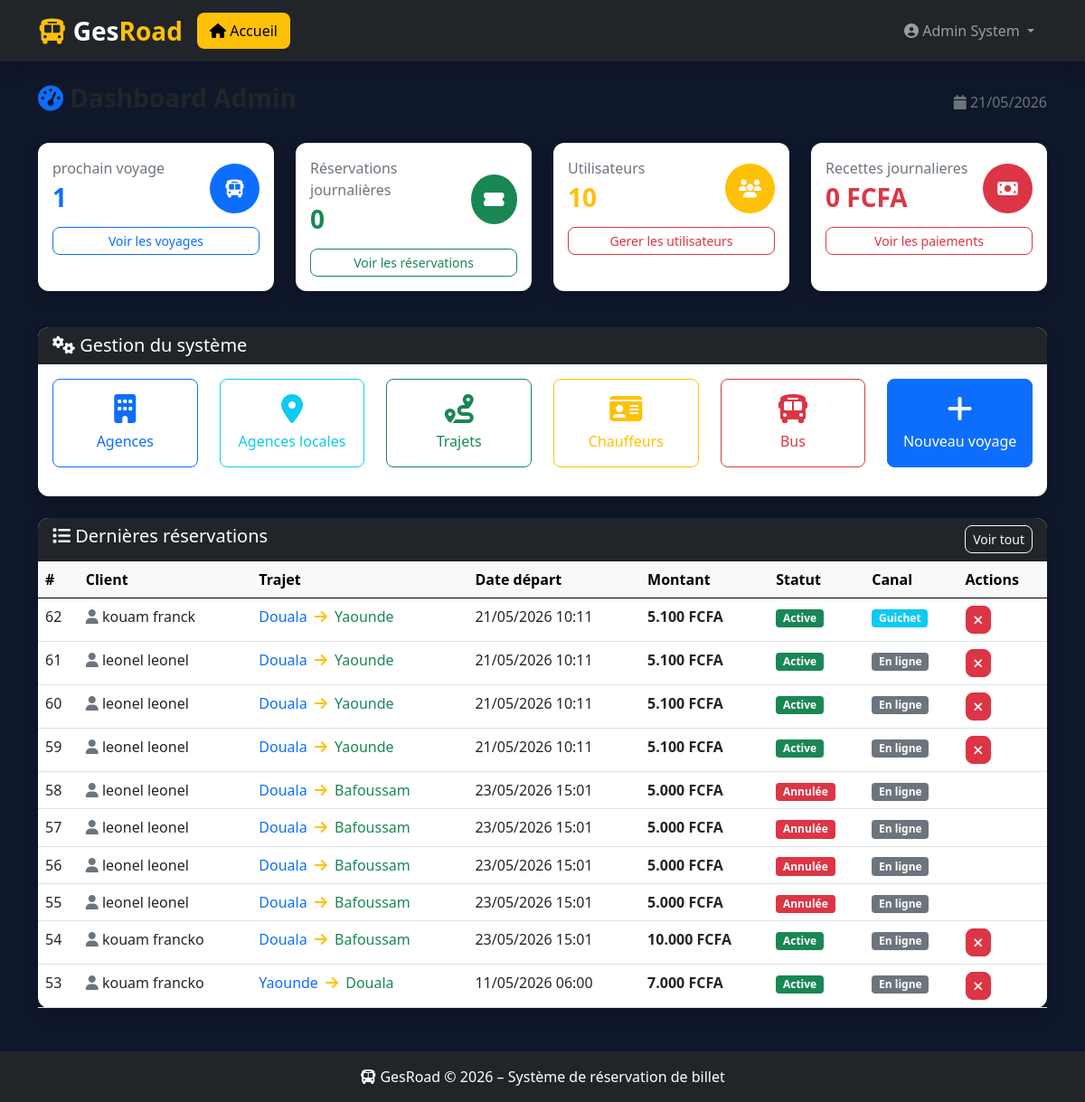
/index.php?controller=admin&action=dashboard (signed in), run on the app's committed database.
### tables this page shows
CREATE TABLE `reservation` (
  `id` int(11) NOT NULL AUTO_INCREMENT,
  `user_id` int(11) DEFAULT NULL,
  `date_reservation` datetime DEFAULT NULL,
  `statut` int(11) DEFAULT NULL,
  `montant_total` float DEFAULT NULL,
  `voyage_id` int(11) DEFAULT NULL,
  `canal` enum('guichet','en ligne') DEFAULT NULL,
  PRIMARY KEY (`id`),
  KEY `user_id` (`user_id`),
  KEY `voyage_id` (`voyage_id`),
  CONSTRAINT `reservation_ibfk_1` FOREIGN KEY (`user_id`) REFERENCES `user` (`id`),
  CONSTRAINT `reservation_ibfk_2` FOREIGN KEY (`voyage_id`) REFERENCES `voyage` (`id`)
);

CREATE TABLE `voyage` (
  `id` int(11) NOT NULL AUTO_INCREMENT,
  `agencelocaledeapart_id` int(11) NOT NULL,
  `trajetchauffeur_id` int(11) DEFAULT NULL,
  `agenceloacledarrive_id` int(11) NOT NULL,
  `type_id` int(11) DEFAULT NULL,
  `bus_id` int(11) DEFAULT NULL,
  `dateheuredepart` datetime DEFAULT NULL,
  `dateheurearrive` datetime DEFAULT NULL,
  `prix` float DEFAULT NULL,
  `statut` int(11) DEFAULT NULL,
  `placerestante` int(11) DEFAULT NULL,
  PRIMARY KEY (`id`),
  KEY `FK_Association_16` (`agenceloacledarrive_id`),
  KEY `FK_Association_17` (`trajetchauffeur_id`),
  KEY `FK_Association_18` (`agencelocaledeapart_id`),
  KEY `FK_Association_6` (`bus_id`),
  KEY `FK_Association_7` (`type_id`),
  CONSTRAINT `FK_Association_16` FOREIGN KEY (`agenceloacledarrive_id`) REFERENCES `agence_locale` (`id`),
  CONSTRAINT `FK_Association_17` FOREIGN KEY (`trajetchauffeur_id`) REFERENCES `trajet_chauffeur` (`id`),
  CONSTRAINT `FK_Association_18` FOREIGN KEY (`agencelocaledeapart_id`) REFERENCES `agence_locale` (`id`),
  CONSTRAINT `FK_Association_6` FOREIGN KEY (`bus_id`) REFERENCES `bus` (`id`),
  CONSTRAINT `FK_Association_7` FOREIGN KEY (`type_id`) REFERENCES `typevoyage` (`id`)
);

### controllers/admincontrollers.php (called while the page is built, shortened)
<?php
require_once MODELS . '/Reservation.php';
class AdminController {
    private $pdo;
    private $reservation;
    public function __construct($pdo) {
        $this->pdo          = $pdo;
        $this->reservation  = new Reservation($pdo);
    }
    public function dashboard(
    ) {
        $stmt = $this->pdo->prepare("SELECT COUNT(*) AS total FROM voyage WHERE statut = 0 and Date(dateheuredepart) >= NOW()");
        $stmt->execute();
        $totalVoyages = $stmt->fetch(PDO::FETCH_ASSOC)['total'];
        $stmt = $this->pdo->prepare("SELECT COUNT(*) AS total FROM reservation WHERE  DATE(date_reservation) = CURDATE()");
        $stmt->execute();
        $totalReservations = $stmt->fetch(PDO::FETCH_ASSOC)['total'];
        $stmt = $this->pdo->prepare("SELECT COUNT(*) AS total FROM user");
        $stmt->execute();
        $totalClients = $stmt->fetch(PDO::FETCH_ASSOC)['total'];
        $stmt = $this->pdo->prepare("SELECT SUM(montant) AS total FROM paiement WHERE statut = 1  AND DATE(datepaiement) = CURDATE()");
        $stmt->execute();
        $totalRecettes = $stmt->fetch(PDO::FETCH_ASSOC)['total'];
        $dernieresReservations = $this->reservation->listerToute();
        require VIEWS . '/admin/dashboard.php';
    }
}
?>

### models/reservation.php (called while the page is built, shortened)
<?php
class Reservation {
    private $pdo;
    public function __construct($pdo) {
        $this->pdo = $pdo;
    }
     public function listerToute() {
        $stmt = $this->pdo->prepare("
            SELECT
                r.id,
                r.date_reservation,
                r.montant_total,
                r.statut,
                r.canal,
                CONCAT(u.nom,' ',u.prenom) AS client,
                u.email,
                t.villedepart,
                t.villearrive,
                v.dateheuredepart,
                al1.addresse AS agence_depart,
                al2.addresse AS agence_arrivee,
                GROUP_CONCAT(s.numero ORDER BY s.numero) AS sieges
            FROM reservation r
            JOIN user u               ON u.id   = r.user_id
            JOIN voyage v             ON v.id   = r.voyage_id
            JOIN trajet_chauffeur tc  ON tc.id  = v.trajetchauffeur_id
            JOIN trajet t             ON t.id   = tc.trajet_id
            JOIN agence_locale al1    ON al1.id = v.agencelocaledeapart_id
            JOIN agence_locale al2    ON al2.id = v.agenceloacledarrive_id
            JOIN reservation_siege rs ON rs.reservation_id = r.id
            JOIN siege s              ON s.id   = rs.siege_id
            GROUP BY r.id
            ORDER BY r.date_reservation DESC
        ");
        $stmt->execute();
        return $stmt->fetchAll(PDO::FETCH_ASSOC);
    }
}
?>

### views/admin/dashboard.php (the view, shortened to what this page needs)
<?php require_once __DIR__ . '/../layout.php'; ?>
<div class="d-flex justify-content-between align-items-center mb-4">
    <h3 class="fw-bold">
        <i class="fas fa-tachometer-alt text-primary"></i> Dashboard Admin
    </h3>
    <span class="text-muted">
        <i class="fas fa-calendar"></i> <?= date('d/m/Y') ?>
    </span>
</div>
<div class="row mb-4">
    <div class="col-md-3 mb-3">
        <div class="card shadow border-0 h-100">
            <div class="card-body">
                <div class="d-flex justify-content-between align-items-center">
                    <div>
                        <p class="text-muted mb-1">prochain voyage</p>
                        <h3 class="fw-bold text-primary"><?= $totalVoyages ?></h3>
                    </div>
                    <div class="bg-primary text-white rounded-circle d-flex align-items-center justify-content-center"
                         style="width:55px; height:55px;">
                        <i class="fas fa-bus fa-lg"></i>
                    </div>
                </div>
                <a href="<?= BASE_URL ?>/index.php?controller=admin&action=listeVoyages"
                   class="btn btn-sm btn-outline-primary mt-2 w-100">
                    Voir les voyages
                </a>
            </div>
        </div>
    </div>
    <div class="col-md-3 mb-3">
        <div class="card shadow border-0 h-100">
            <div class="card-body">
                <div class="d-flex justify-content-between align-items-center">
                    <div>
                        <p class="text-muted mb-1">Réservations journalières</p>
                        <h3 class="fw-bold text-success"><?= $totalReservations ?></h3>
                    </div>
                    <div class="bg-success text-white rounded-circle d-flex align-items-center justify-content-center"
                         style="width:55px; height:55px;">
                        <i class="fas fa-ticket-alt fa-lg"></i>
                    </div>
                </div>
                <a href="<?= BASE_URL ?>/index.php?controller=admin&action=listeReservations"
                   class="btn btn-sm btn-outline-success mt-2 w-100">
                    Voir les réservations
                </a>
            </div>
        </div>
    </div>
    <div class="col-md-3 mb-3">
        <div class="card shadow border-0 h-100">
            <div class="card-body">
                <div class="d-flex justify-content-between align-items-center">
                    <div>
                        <p class="text-muted mb-1">Utilisateurs</p>
                        <h3 class="fw-bold text-warning"><?= $totalClients ?></h3>
                    </div>
                    <div class="bg-warning text-white rounded-circle d-flex align-items-center justify-content-center"
                         style="width:55px; height:55px;">
                        <i class="fas fa-users fa-lg"></i>
                    </div>
                    </div>
                    <a href="<?= BASE_URL ?>/index.php?controller=admin&action=listeuser"
                   class="btn btn-sm btn-outline-danger mt-2 w-100">
                Gerer les utilisateurs
                </a>
            </div>
        </div>
    </div>
    <div class="col-md-3 mb-3">
        <div class="card shadow border-0 h-100">
            <div class="card-body">
                <div class="d-flex justify-content-between align-items-center">
                    <div>
                        <p class="text-muted mb-1">Recettes journalieres</p>
                        <h3 class="fw-bold text-danger">
                            <?= number_format($totalRecettes ?? 0, 0, ',', '.') ?> FCFA
                        </h3>
                    </div>
                    <div class="bg-danger text-white rounded-circle d-flex align-items-center justify-content-center"
                         style="width:55px; height:55px;">
                        <i class="fas fa-money-bill fa-lg"></i>
                    </div>
                </div>
                <a href="<?= BASE_URL ?>/index.php?controller=admin&action=listePaiements"
                   class="btn btn-sm btn-outline-danger mt-2 w-100">
                    Voir les paiements
                </a>
            </div>
        </div>
    </div>
</div>
<div class="row mb-4">
    <div class="col-12">
        <div class="card shadow border-0">
            <div class="card-header bg-dark text-white">
                <h5 class="mb-0"><i class="fas fa-cogs"></i> Gestion du système</h5>
            </div>
            <div class="card-body">
                <div class="row text-center">
                    <div class="col-md-2 mb-3">
                        <a href="<?= BASE_URL ?>/index.php?controller=admin&action=listeAgences"
                           class="btn btn-outline-primary w-100 py-3">
                            <i class="fas fa-building fa-2x d-block mb-2"></i>
                            Agences
                        </a>
                    </div>
                    <div class="col-md-2 mb-3">
                        <a href="<?= BASE_URL ?>/index.php?controller=admin&action=listeAgencesLocales"
                           class="btn btn-outline-info w-100 py-3">
                            <i class="fas fa-map-marker-alt fa-2x d-block mb-2"></i>
                            Agences locales
                        </a>
                    </div>
                    <div class="col-md-2 mb-3">
                        <a href="<?= BASE_URL ?>/index.php?controller=admin&action=listeTrajets"
                           class="btn btn-outline-success w-100 py-3">
                            <i class="fas fa-route fa-2x d-block mb-2"></i>
                            Trajets
                        </a>
                    </div>
                    <div class="col-md-2 mb-3">
                        <a href="<?= BASE_URL ?>/index.php?controller=admin&action=listeChauffeurs"
                           class="btn btn-outline-warning w-100 py-3">
                            <i class="fas fa-id-card fa-2x d-block mb-2"></i>
                            Chauffeurs
                        </a>
                    </div>
                    <div class="col-md-2 mb-3">
                        <a href="<?= BASE_URL ?>/index.php?controller=admin&action=listeBus"
                           class="btn btn-outline-danger w-100 py-3">
                            <i class="fas fa-bus fa-2x d-block mb-2"></i>
                            Bus
                        </a>
                    </div>
                    <div class="col-md-2 mb-3">
                        <a href="<?= BASE_URL ?>/index.php?controller=admin&action=creerVoyage"
                           class="btn btn-primary w-100 py-3">
                            <i class="fas fa-plus fa-2x d-block mb-2"></i>
                            Nouveau voyage
                        </a>
                    </div>
                </div>
            </div>
        </div>
    </div>
</div>
<div class="card shadow border-0">
    <div class="card-header bg-dark text-white d-flex justify-content-between">
        <h5 class="mb-0">
            <i class="fas fa-list"></i> Dernières réservations
        </h5>
        <a href="<?= BASE_URL ?>/index.php?controller=admin&action=listeReservations"
           class="btn btn-sm btn-outline-light">
            Voir tout
        </a>
    </div>
    <div class="card-body p-0">
        <div class="table-responsive">
            <table  id="tableReservation" class="table table-hover mb-0">
                <thead class="table-light">
                    <tr>
                        <th>#</th>
                        <th>Client</th>
                        <th>Trajet</th>
                        <th>Date départ</th>
                        <th>Montant</th>
                        <th>Statut</th>
                        <th>Canal</th>
                        <th>Actions</th>
                    </tr>
                </thead>
                <tbody>
                    <?php if (!empty($dernieresReservations)): ?>
                        <?php foreach (array_slice($dernieresReservations, 0, 10) as $r): ?>
                            <tr>
                                <td><?= $r['id'] ?></td>
                                <td>
                                    <i class="fas fa-user text-muted"></i>
                                    <?= $r['client'] ?>
                                </td>
                                <td>
                                    <span class="text-primary"><?= $r['villedepart'] ?></span>
                                    <i class="fas fa-arrow-right text-warning mx-1"></i>
                                    <span class="text-success"><?= $r['villearrive'] ?></span>
                                </td>
                                <td><?= date('d/m/Y H:i', strtotime($r['dateheuredepart'])) ?></td>
                                <td class="fw-bold">
                                    <?= number_format($r['montant_total'], 0, ',', '.') ?> FCFA
                                </td>
                                <td>
                                    <?php if ($r['statut'] == 1): ?>
                                        <span class="badge bg-success">Active</span>
                                    <?php elseif ($r['statut'] == 2): ?>
                                        <span class="badge bg-danger">Annulée</span>
                                    <?php else: ?>
                                        <span class="badge bg-warning">En attente</span>
                                    <?php endif; ?>
                                </td>
                                <td>
                                    <?php if ($r['canal'] == 'guichet'): ?>
                                        <span class="badge bg-info">Guichet</span>
                                    <?php else: ?>
                                        <span class="badge bg-secondary">En ligne</span>
                                    <?php endif; ?>
                                </td>
                                <td>
                                    <?php if ($r['statut'] == 1): ?>
                                        <a href="<?= BASE_URL ?>/index.php?controller=admin&action=annulerReservation&id=<?= $r['id'] ?>"
                                           class="btn btn-sm btn-danger"
                                           onclick="return confirm('Annuler cette réservation ?')">
                                            <i class="fas fa-times"></i>
                                        </a>
                                    <?php endif; ?>
                                </td>
                            </tr>
                        <?php endforeach; ?>
                    <?php endif; ?>
                </tbody>
            </table>
        </div>
    </div>
</div>
<?php include ROOT . '/views/layout_footer.php'; ?>

### data on the page
reservation: id "62", client "kouam franck", villedepart "Douala", villearrive "Yaounde", voyage.dateheuredepart "21/05/2026 10:11", montant_total "5.100", statut "Active", canal "Guichet"
reservation: id "61", client "leonel leonel", villedepart "Douala", villearrive "Yaounde", voyage.dateheuredepart "21/05/2026 10:11", montant_total "5.100", statut "Active", canal "En ligne"
reservation: id "60", client "leonel leonel", villedepart "Douala", villearrive "Yaounde", voyage.dateheuredepart "21/05/2026 10:11", montant_total "5.100", statut "Active", canal "En ligne"
reservation: id "59", client "leonel leonel", villedepart "Douala", villearrive "Yaounde", voyage.dateheuredepart "21/05/2026 10:11", montant_total "5.100", statut "Active", canal "En ligne"
reservation: id "58", client "leonel leonel", villedepart "Douala", villearrive "Bafoussam", voyage.dateheuredepart "23/05/2026 15:01", montant_total "5.000", statut "Annulée", canal "En ligne"
reservation: id "57", client "leonel leonel", villedepart "Douala", villearrive "Bafoussam", voyage.dateheuredepart "23/05/2026 15:01", montant_total "5.000", statut "Annulée", canal "En ligne"
reservation: id "56", client "leonel leonel", villedepart "Douala", villearrive "Bafoussam", voyage.dateheuredepart "23/05/2026 15:01", montant_total "5.000", statut "Annulée", canal "En ligne"
reservation: id "55", client "leonel leonel", villedepart "Douala", villearrive "Bafoussam", voyage.dateheuredepart "23/05/2026 15:01", montant_total "5.000", statut "Annulée", canal "En ligne"
reservation: id "54", client "kouam francko", villedepart "Douala", villearrive "Bafoussam", voyage.dateheuredepart "23/05/2026 15:01", montant_total "10.000", statut "Active", canal "En ligne"
reservation: id "53", client "kouam francko", villedepart "Yaounde", villearrive "Douala", voyage.dateheuredepart "11/05/2026 06:00", montant_total "7.000", statut "Active", canal "En ligne"

### other printed values
$_SESSION['user_nom'] "Admin"
$_SESSION['user_prenom'] "System"
$totalVoyages "1"
$totalReservations "0"
$totalClients "10"
$totalRecettes "0"
